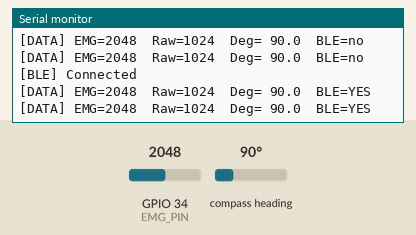
The sketch below on a simulated ESP32. Parts: the last lines printed to the serial monitor. The test bench sets the inputs (shaded band); at power-on: GPIO 34 (EMG_PIN) = 2048, compass heading 90° (analog values on the 0–4095 scale). Nothing arrives over Bluetooth unless stated; a phone connects over Bluetooth LE 3 s after start.

Above: at 4.2 s.
4.3 s: GPIO 34 (EMG_PIN) set to 1051
At 4.9 s:
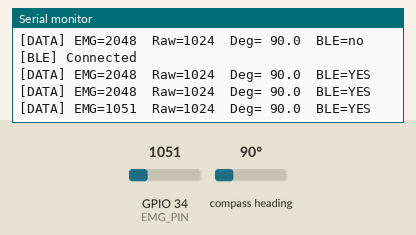
5.8 s: GPIO 34 (EMG_PIN) set to 973
At 6.4 s:
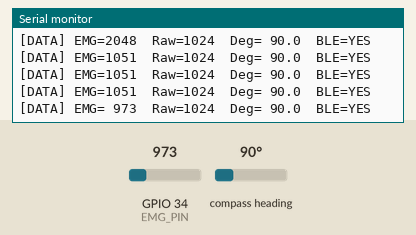

The sketch:

esp32_ble_sleeve_copy.ino
```cpp
#include <NimBLEDevice.h>
#include <Wire.h>
#include <AS5600.h>

// ── BLE UUIDs (match constants/ble.ts) ────────────────────────────────────────
#define SERVICE_UUID            "e0d10001-6b6e-4c52-9c3b-6a8e858c5d93"
#define EMG_CHARACTERISTIC_UUID "e0d10002-6b6e-4c52-9c3b-6a8e858c5d93"
#define IMU_CHARACTERISTIC_UUID "e0d10003-6b6e-4c52-9c3b-6a8e858c5d93"

// ── Pins (SparkFun ESP32 Thing Plus) ──────────────────────────────────────────
const int EMG_PIN = 34;
const int I2C_SDA = 23;
const int I2C_SCL = 22;

// ── Protocol ──────────────────────────────────────────────────────────────────
const uint8_t  EMG_HEADER           = 0xA1;
const uint8_t  IMU_HEADER           = 0xB1;
const int16_t  ANGLE_FAULT_SENTINEL = 0x7FFF;

// ── AS5600 ────────────────────────────────────────────────────────────────────
AS5600 encoder;

// ── BLE ───────────────────────────────────────────────────────────────────────
NimBLECharacteristic *pEmgChar = nullptr;
NimBLECharacteristic *pImuChar = nullptr;
bool deviceConnected = false;

// ── Buffers ───────────────────────────────────────────────────────────────────
uint8_t emgBuffer[22];
uint8_t imuBuffer[12];

// ── Median filter (window of 5) ──────────────────────────────────────────────
const int FILT_SIZE = 5;
uint16_t  filtBuf[FILT_SIZE];
int       filtIdx = 0;
bool      filtReady = false;

uint16_t medianFilter(uint16_t val)
{
    filtBuf[filtIdx] = val;
    filtIdx = (filtIdx + 1) % FILT_SIZE;
    if (filtIdx == 0) filtReady = true;

    int n = filtReady ? FILT_SIZE : filtIdx;
    if (n == 0) return val;

    uint16_t tmp[FILT_SIZE];
    memcpy(tmp, filtBuf, n * sizeof(uint16_t));

    // Insertion sort
    for (int i = 1; i < n; i++)
    {
        uint16_t k = tmp[i];
        int j = i - 1;
        while (j >= 0 && tmp[j] > k) { tmp[j+1] = tmp[j]; j--; }
        tmp[j+1] = k;
    }
    return tmp[n / 2];
}

// ── Cached sensor state (updated every 200ms, not every frame) ────────────────
bool     sensorOk     = false;
bool     magnetOk     = false;
uint32_t lastCheckMs  = 0;
const uint32_t CHECK_INTERVAL = 200;

void updateSensorStatus()
{
    uint32_t now = millis();
    if (now - lastCheckMs < CHECK_INTERVAL) return;
    lastCheckMs = now;

    sensorOk = encoder.isConnected();
    if (sensorOk)
        magnetOk = encoder.detectMagnet();
    else
        magnetOk = false;
}

// ── Read angle: one I2C call, no status checks ───────────────────────────────
int16_t readAngle()
{
    updateSensorStatus();

    if (!sensorOk || !magnetOk)
        return ANGLE_FAULT_SENTINEL;

    uint16_t raw = encoder.rawAngle();
    return (int16_t)medianFilter(raw);
}

// ─────────────────────────────────────────────────────────────────────────────
// BLE Callbacks
// ─────────────────────────────────────────────────────────────────────────────
class SleeveServerCallbacks : public NimBLEServerCallbacks
{
    void onConnect(NimBLEServer *pServer) override
    {
        deviceConnected = true;
        Serial.println("[BLE] Connected");
    }
    void onDisconnect(NimBLEServer *pServer) override
    {
        deviceConnected = false;
        Serial.println("[BLE] Disconnected — re-advertising");
        NimBLEDevice::startAdvertising();
    }
};

// ─────────────────────────────────────────────────────────────────────────────
// setup()
// ─────────────────────────────────────────────────────────────────────────────
void setup()
{
    Serial.begin(115200);
    Serial.println("\n[BOOT] Smart Sleeve v3.1");

    analogReadResolution(12);
    analogSetAttenuation(ADC_11db);

    Wire.begin(I2C_SDA, I2C_SCL);
    Wire.setClock(100000);
    delay(50);

    encoder.begin();

    if (encoder.isConnected())
    {
        Serial.println("[AS5600] Found");
        bool mag = encoder.detectMagnet();
        Serial.printf("[AS5600] Magnet: %s\n", mag ? "YES" : "NO — place diametric magnet on chip");
        if (mag)
            Serial.printf("[AS5600] Raw: %d  Deg: %.1f\n",
                          encoder.rawAngle(),
                          encoder.rawAngle() * 360.0 / 4096.0);
    }
    else
    {
        Serial.println("[AS5600] NOT FOUND — check SDA=23 SCL=22");
    }

    memset(filtBuf, 0, sizeof(filtBuf));

    NimBLEDevice::init("SMART-SLEEVE-01");
    NimBLEDevice::setPower(ESP_PWR_LVL_P9);

    NimBLEServer *pServer = NimBLEDevice::createServer();
    pServer->setCallbacks(new SleeveServerCallbacks());

    NimBLEService *pService = pServer->createService(SERVICE_UUID);
    pEmgChar = pService->createCharacteristic(EMG_CHARACTERISTIC_UUID, NIMBLE_PROPERTY::NOTIFY);
    pImuChar = pService->createCharacteristic(IMU_CHARACTERISTIC_UUID, NIMBLE_PROPERTY::NOTIFY);
    pService->start();

    NimBLEAdvertising *pAdv = NimBLEDevice::getAdvertising();
    pAdv->addServiceUUID(SERVICE_UUID);
    pAdv->setScanResponse(true);
    pAdv->start();

    Serial.println("[BLE] Advertising as 'SMART-SLEEVE-01'");
    Serial.println("──────────────────────────────────────");
}

// ─────────────────────────────────────────────────────────────────────────────
// loop()
// ─────────────────────────────────────────────────────────────────────────────
void loop()
{
    static uint32_t lastSample = 0;
    static uint32_t lastDebug  = 0;

    uint32_t now = millis();

    // ── Debug at 2 Hz (always, even without BLE) ──────────────────────────────
    if (now - lastDebug >= 500)
    {
        lastDebug = now;
        int16_t emgDbg = (int16_t)analogRead(EMG_PIN);
        int16_t angDbg = readAngle();
        float deg = (angDbg == ANGLE_FAULT_SENTINEL) ? -1.0 :
                    angDbg * 360.0 / 4096.0;

        if (angDbg == ANGLE_FAULT_SENTINEL)
            Serial.printf("[DATA] EMG=%4d  Angle=FAULT(%s%s)  BLE=%s\n",
                          emgDbg,
                          sensorOk ? "" : "NO_SENSOR ",
                          magnetOk ? "" : "NO_MAGNET",
                          deviceConnected ? "YES" : "no");
        else
            Serial.printf("[DATA] EMG=%4d  Raw=%4d  Deg=%5.1f  BLE=%s\n",
                          emgDbg, angDbg, deg,
                          deviceConnected ? "YES" : "no");
    }

    // ── BLE packets at 50 Hz ──────────────────────────────────────────────────
    if (!deviceConnected) return;
    if (now - lastSample < 20) return;
    lastSample = now;

    int16_t emgRaw    = (int16_t)analogRead(EMG_PIN);
    int16_t angleVal  = readAngle();

    // EMG packet (22 bytes)
    emgBuffer[0] = EMG_HEADER;
    memcpy(&emgBuffer[1], &now, 4);
    memcpy(&emgBuffer[5], &emgRaw, 2);
    memset(&emgBuffer[7], 0, 14);
    uint8_t ck = 0;
    for (int i = 0; i < 21; i++) ck ^= emgBuffer[i];
    emgBuffer[21] = ck;
    pEmgChar->setValue(emgBuffer, 22);
    pEmgChar->notify();

    // IMU packet (12 bytes)
    int16_t pitch = 0, yaw = 0;
    imuBuffer[0] = IMU_HEADER;
    memcpy(&imuBuffer[1], &now, 4);
    memcpy(&imuBuffer[5], &angleVal, 2);
    memcpy(&imuBuffer[7], &pitch, 2);
    memcpy(&imuBuffer[9], &yaw, 2);
    uint8_t ick = 0;
    for (int i = 0; i < 11; i++) ick ^= imuBuffer[i];
    imuBuffer[11] = ick;
    pImuChar->setValue(imuBuffer, 12);
    pImuChar->notify();
}
```

Measured:
- the behaviour switches between 1000 and 999 on GPIO 34 (EMG_PIN) (found by bisection; images 1 and 2)
- after the input at 4.3 s, the serial monitor: prints a new line after 0.20 s (image 1)
- after the input at 5.8 s, the serial monitor: prints a new line after 0.20 s (image 2)
